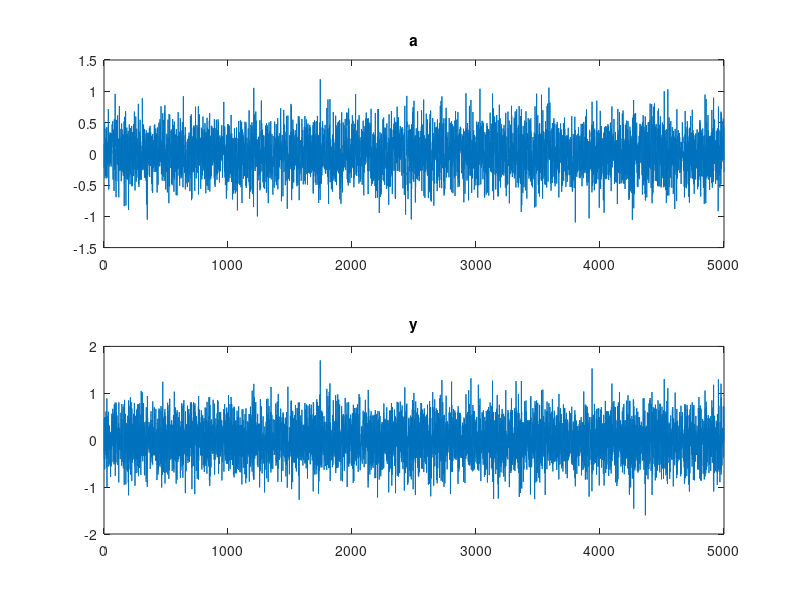

Write the MATLAB code that produced this figure. (Note: this script raises an error after producing the figure.)
clc
clear
a=randn(1,5000)*sqrt(0.1);
y=zeros(1,5000);
y(1)=a(1);
y(2)=a(2)-0.575*a(1);
for k=3:5000
y(k)=0.0673*y(k-1)+0.1553*y(k-2)+a(k)-0.575*a(k-1);
end
y = y+sqrt(0.05)*randn(1,length(y));
figure(1)
subplot(2,1,1)
plot(a),title('a');
subplot(2,1,2)
plot(y),title('y');
b=0;
% inlitial Kalman Filter
F = [0.0673 0.1553; 1 0];
G = [1 -0.575 ; 0 0];
H = [1 0];
s=1*eye(2);
Q0=diag([0.1,0.1]);
R0 = 0.5;
P0=eye(2)*10000;
X0=[0;0];
[X,e,P]=Sage_HusaKF(F,G,H,Q0,R0,X0,y,P0,b,s);
% [X,e,P]=StdKF2(F,G,H,Q0,R0,X0,y,P0);
% plot kalman
figure(2)
t=1:length(X);
subplot(2,1,1)
plot(t,X(1,:));%yk
subplot(2,1,2)
plot(t,X(2,:));%yk-1
figure(3)
plot(t,y);
hold on
plot(t,y,'r',t,X(1,:),'b');
hold off